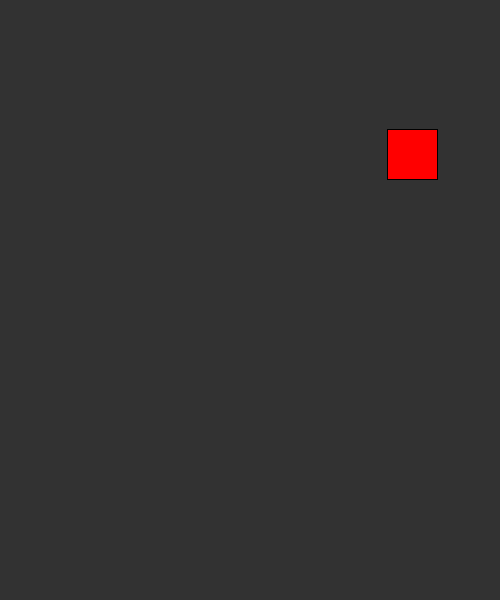
Frame 1 (no input)
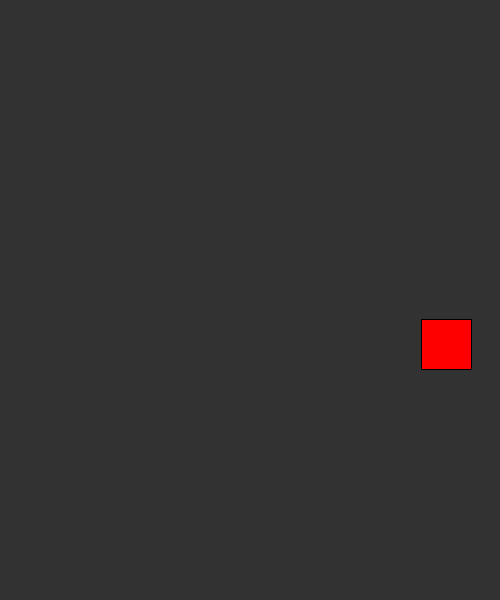
Frame 60 (the mouse pressed at the canvas centre just before this capture)
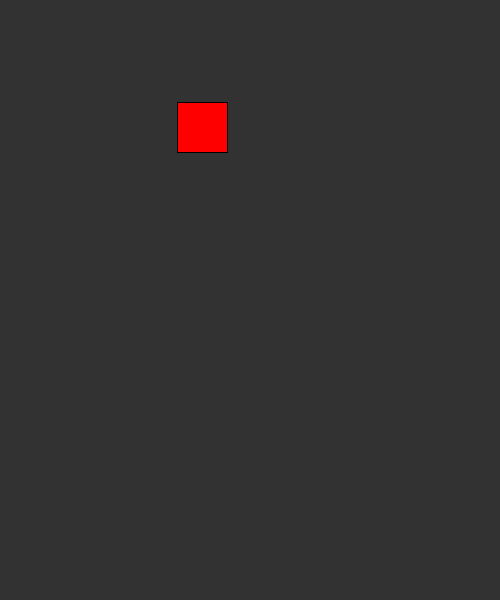
Frame 120 (the mouse held since frame 60 and released just before this capture)

The Processing sketch that drew these frames (run headless with seeded random() and noise(); from frame 60 on, the mouse is pressed at the canvas centre):

// Processing sketch: rect_in_random_places
// ── rect_in_random_places.pde
float circleX;
float circleY;
 void setup()
{size(500,600);

}
void draw()
{stroke(0);
background(50);
circleX=random(height);
circleY=random(width);
fill(255,0,0);
rect(circleX,circleY,50,50);

}
